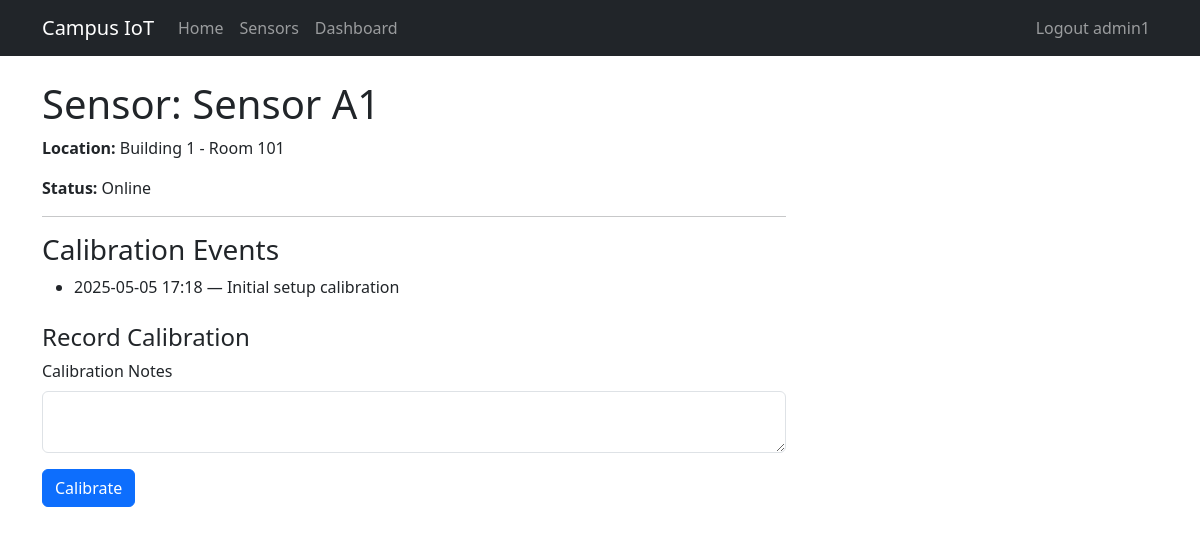
/sensors/1 (signed in), run on the app's committed database.
### app/models.py (models this page shows, shortened)
class User(UserMixin, db.Model):
    __tablename__ = 'users'
    id = db.Column(db.Integer, primary_key=True)
    username = db.Column(db.String(64), unique=True, nullable=False)
    email = db.Column(db.String(120), unique=True, nullable=False)
    password_hash = db.Column(db.String(128), nullable=False)
    role = db.Column(db.String(20), nullable=False)
    __mapper_args__ = {
        'polymorphic_on': role,
        'polymorphic_identity': 'user'
    }
    feedbacks = db.relationship('Feedback', backref='user', cascade='all, delete-orphan')

class Admin(User):
    __mapper_args__ = {
        'polymorphic_identity': 'admin'
    }

class Sensor(db.Model):
    __tablename__ = 'sensors'
    id = db.Column(db.Integer, primary_key=True)
    name = db.Column(db.String(64), nullable=False)
    location = db.Column(db.String(128), nullable=False)
    status = db.Column(db.String(20), nullable=False)
    calibrations = db.relationship('Calibration', backref='sensor', cascade='all, delete-orphan')
    feedbacks = db.relationship('Feedback', backref='sensor', cascade='all, delete-orphan')
    readings = db.relationship(
        'TemperatureReading',
        back_populates='sensor',
        cascade='all, delete-orphan',
        order_by='TemperatureReading.timestamp'
    )

class Calibration(db.Model):
    __tablename__ = 'calibrations'
    id = db.Column(db.Integer, primary_key=True)
    sensor_id = db.Column(db.Integer, db.ForeignKey('sensors.id'), nullable=False)
    calibrated_at = db.Column(db.DateTime, default=datetime.utcnow, nullable=False)
    notes = db.Column(db.Text, nullable=True)

### app/views.py (the view)
@bp.route('/sensors/<int:id>', methods=['GET'], endpoint='sensor_detail')
@login_required
def sensor_detail(id):
    if current_user.role != 'admin':
        abort(403)
    sensor = db.session.get(Sensor, id)
    if sensor is None:
        return redirect(url_for('main.sensors'))
    calibration_form = CalibrationForm()
    calibration_form.sensor_id.data = sensor.id
    return render_template(
        'sensor_detail.html',
        title=f'Sensor {sensor.name}',
        sensor=sensor,
        calibration_form=calibration_form
    )

### app/forms.py
class CalibrationForm(FlaskForm):
    sensor_id = HiddenField(validators=[DataRequired()])
    notes = TextAreaField(
        'Calibration Notes',
        validators=[Optional(), Length(max=512)]
    )
    submit = SubmitField('Calibrate')

### app/models.py (called while the page is built)
@login.user_loader
def load_user(user_id: str):
    return User.query.get(int(user_id))

### app/templates/sensor_detail.html
{% extends "base.html" %}
{% block content %}
  <h1 class="mt-4">Sensor: {{ sensor.name }}</h1>
  <div class="col-lg-8">
    <p><strong>Location:</strong> {{ sensor.location }}</p>
    <p><strong>Status:</strong> {{ sensor.status.capitalize() }}</p>
    <hr>
    <h3>Calibration Events</h3>
    <ul>
      {% for cal in sensor.calibrations %}
        <li>
          {{ cal.calibrated_at.strftime('%Y-%m-%d %H:%M') }}
          — {{ cal.notes or 'No notes' }}
        </li>
      {% endfor %}
    </ul>
    <h4 class="mt-4">Record Calibration</h4>
    {% import "bootstrap_wtf.html" as wtf %}
    {{ wtf.quick_form(
         calibration_form,
         action=url_for('main.calibrate_sensor')
       ) }}
  </div>
{% endblock %}

### app/templates/base.html (shortened to what this page needs)
<!doctype html>
<html lang="en">
<head>
  <link
    href="https://cdn.jsdelivr.net/npm/bootstrap@5.3.3/dist/css/bootstrap.min.css"
    rel="stylesheet"
>
  <link
    rel="stylesheet"
    href="https://cdn.jsdelivr.net/npm/bootstrap-icons@1.11.3/font/bootstrap-icons.min.css">
</head>
<body>
<nav class="navbar navbar-expand-sm bg-dark" data-bs-theme="dark">
  <div class="container">
    <a class="navbar-brand" href="{{ url_for('main.home') }}">Campus IoT</a>
    <div class="collapse navbar-collapse" id="navbarSupportedContent">
      <ul class="navbar-nav me-auto mb-2 mb-lg-0">
        <li class="nav-item">
          <a class="nav-link" href="{{ url_for('main.home') }}">Home</a>
        </li>
        {% if not current_user.is_anonymous %}
          {% if current_user.role == 'admin' %}
            <li class="nav-item">
              <a class="nav-link" href="{{ url_for('main.sensors') }}">Sensors</a>
            </li>
            <li class="nav-item">
              <a class="nav-link" href="{{ url_for('main.admin_dashboard') }}">Dashboard</a>
            </li>
          {% elif current_user.role == 'student' %}
            <li class="nav-item">
              <a class="nav-link" href="{{ url_for('main.student_dashboard') }}">Feedback</a>
            </li>
          {% endif %}
        {% endif %}
      </ul>
      <ul class="navbar-nav mb-2 mb-lg-0">
        {% if current_user.is_anonymous %}
          <li class="nav-item">
            <a class="nav-link" href="{{ url_for('main.login') }}">Login</a>
          </li>
        {% else %}
          <li class="nav-item">
            <a class="nav-link" href="{{ url_for('main.logout') }}">
              Logout {{ current_user.username }}
            </a>
          </li>
        {% endif %}
      </ul>
    </div>
  </div>
</nav>
<div class="container mt-4">
  {% block content %}{% endblock %}
</div>
</body>
</html>

### data on the page
Admin: username "admin1"
Sensor: name "Sensor A1", location "Building 1 - Room 101", status "Online"
Calibration: calibrated_at "2025-05-05 17:18", notes "Initial setup calibration"

### other printed values
{{ field.label(class='form-label') }} "Calibration Notes"
